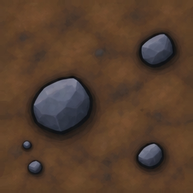
#> input picture assets/decors/autotile_frames/dirt_c.png, 193 x 193 px, shrunk from 297 x 297 before the run, found by its file name
$ python flatten_tiles.py ../assets/_codex_ref/singe_reference.png ../assets/_codex_src/carte_parchemin.png
#> lines starting #> are read from the running program, lines starting #| are printed output that depends on the picture; after the words box and inside, x2 and y2 are one past the last pixel; in counts of white or black regions, pixels touching at a corner belong together
#> in main, ref is the input picture: shape (193, 193, 4); mean R, G, B, A 85.7, 61.9, 45.3, 255
"""Aplanit la terre d'un jeu de tuiles avant sa pixelisation (raccords propres).

Usage :  python tools/flatten_tiles.py <jeu> <dossier de sortie>
         puis : node tools/pixelfix.js tiles <jeu> --from <dossier de sortie> ...

Les tuiles IA ont chacune leur propre dégradé (plus claires en haut, plus
sombres en bas, vignette) : posées côte à côte, on voit une ligne à chaque
raccord. On ramène la terre de CHAQUE tuile à la même teinte moyenne, partout :
luminosité locale de la terre (flou large, calculé sur la terre seule) divisée
par celle de référence (moyenne de la terre de `dirt_c`). L'herbe, les pierres
de bordure et les cailloux clairs ne sont pas touchés. Lit toujours l'original
IA (assets/_pixelfix_originals/ s'il existe).
"""
import os
import sys

import numpy as np
from PIL import Image
from scipy import ndimage

ROOT = os.path.dirname(os.path.dirname(os.path.abspath(__file__)))
SIGMA = 28          # px : plus large que les cailloux, plus fin que la tuile
GAIN_LIMITS = (0.7, 1.45)


def source(path):
    rel = os.path.relpath(path, os.path.join(ROOT, 'assets'))
    orig = os.path.join(ROOT, 'assets', '_pixelfix_originals', rel)
    return orig if os.path.exists(orig) else path


def dirt_mask(rgb, alpha):
    r, g, b = [rgb[..., i].astype(np.float32) for i in range(3)]
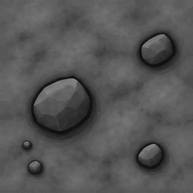
#> r: shape (193, 193) float32; min 11, max 141, mean 85.7
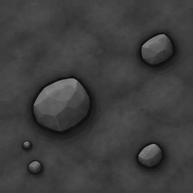
#> g: shape (193, 193) float32; min 10, max 143, mean 61.9
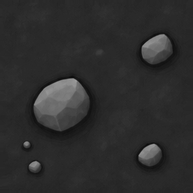
#> b: shape (193, 193) float32; min 10, max 160, mean 45.3
    lum = 0.3 * r + 0.59 * g + 0.11 * b
    # terre : brun (rouge > vert > bleu), ni herbe (vert dominant) ni pierre claire
    return (alpha > 128) & (r > g * 1.08) & (g > b * 1.05) & (lum < 150) & (lum > 30)
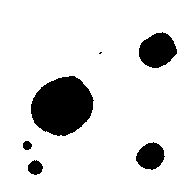
#> returned value: shape (193, 193) bool; 87.6% white; 6 black regions (1 under 20 px), largest, box (x1, y1, x2, y2) and area: (31, 76, 94, 136) 2801, (139, 32, 177, 68) 991, (136, 142, 165, 170) 578, (28, 160, 43, 175) 165, (23, 141, 32, 150) 64


def main():
    tileset, out = sys.argv[1], sys.argv[2]
    src_dir = os.path.join(ROOT, 'assets', 'decors', f'{tileset}_frames')
    os.makedirs(out, exist_ok=True)
    ref = np.asarray(Image.open(source(os.path.join(src_dir, 'dirt_c.png'))).convert('RGBA'))
    m = dirt_mask(ref[..., :3], ref[..., 3])
    target = (0.3 * ref[..., 0] + 0.59 * ref[..., 1] + 0.11 * ref[..., 2])[m].mean()
#> target = 67.49
#> (the run stopped early here; a loop or call above may not have finished)
